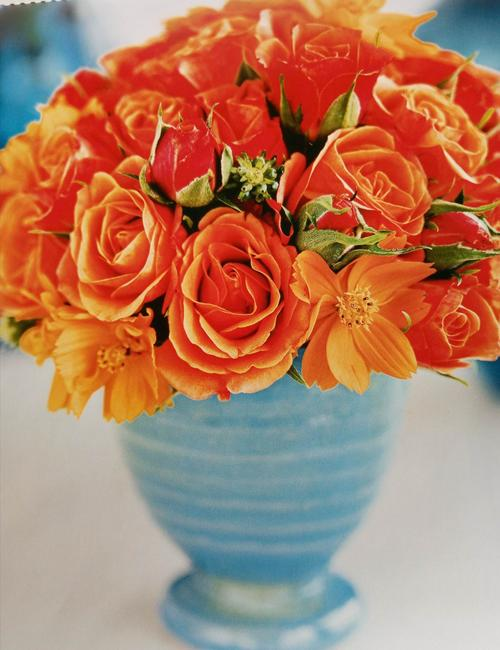
#> input picture 鲜花/picture/10.jpg, 500 x 650 px, found by its file name; its folder holds 4 pictures in this run
$ python '鲜花图像预处理.py'
#> lines starting #> are read from the running program, lines starting #| are printed output that depends on the picture
import os
import numpy as np
from PIL import Image
import cv2
#重设大小
def resize_image(width, height, infile, outfile):
#> called with width = 200, height = 200, infile = '鲜花\\picture/10.jpg', outfile = '鲜花\\resize/10.jpg'
    im = Image.open(infile)
#> im is the input picture: PIL image 500x650 RGB; mean R, G, B 177.3, 124.1, 99.3
    # print(np.array(im))
    # print(im.size)
    out = im.resize((width,height),Image.Resampling.LANCZOS)
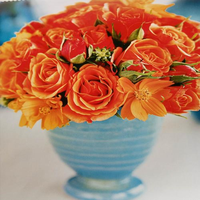
#> out: PIL image 200x200 RGB; mean R, G, B 177.3, 124.1, 99.4
    if out.mode != 'RGB':
        # 如果是 P 模式，尝试将其转换为 RGB 模式
        out = out.convert('RGB')
    out.save(outfile,format='JPEG')

    return out

#灰度图转换
# [45 lines left out: functions rgb2gray, gamma_transfer, Contrast_and_Brightness, not called in this run]

file1 = "鲜花\\picture"
file2 = '鲜花\\resize'
file3 = '鲜花\\gray'
if not os.path.exists(file3):
    os.makedirs(file3)
file4 = '鲜花\\strong'
if not os.path.exists(file4):
    os.makedirs(file4)
file5 = '鲜花\\final'
if not os.path.exists(file5):
    os.makedirs(file5)

# files1 = os.listdir("D:\\learn-git\\gitee_repo\\鲜花\\picture")
# files2 = os.listdir('D:\\learn-git\\gitee_repo\\鲜花\\resize')
for x in os.listdir(file1):
    infile = os.path.join(file1,x)
    outfile = os.path.join(file2,x)
    re_image = resize_image(200,200,infile,outfile)
#> pass 2 of the loop `for x in os.listdir(file1):`:
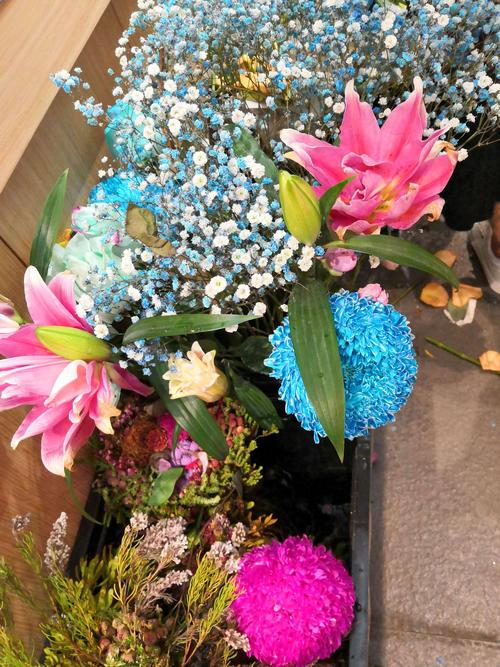
#> input picture 鲜花/picture/11.jpg, 500 x 667 px, found by its file name
#> in resize_image, im is the input picture: PIL image 500x667 RGB; mean R, G, B 136.8, 115, 105.4
#> in resize_image (call 2), `out = im.resize((width,height),Image.Resampling.LANCZOS)`:
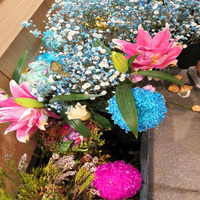
#> out: PIL image 200x200 RGB; mean R, G, B 136.7, 115, 105.4
#> pass 3 of the loop `for x in os.listdir(file1):`:
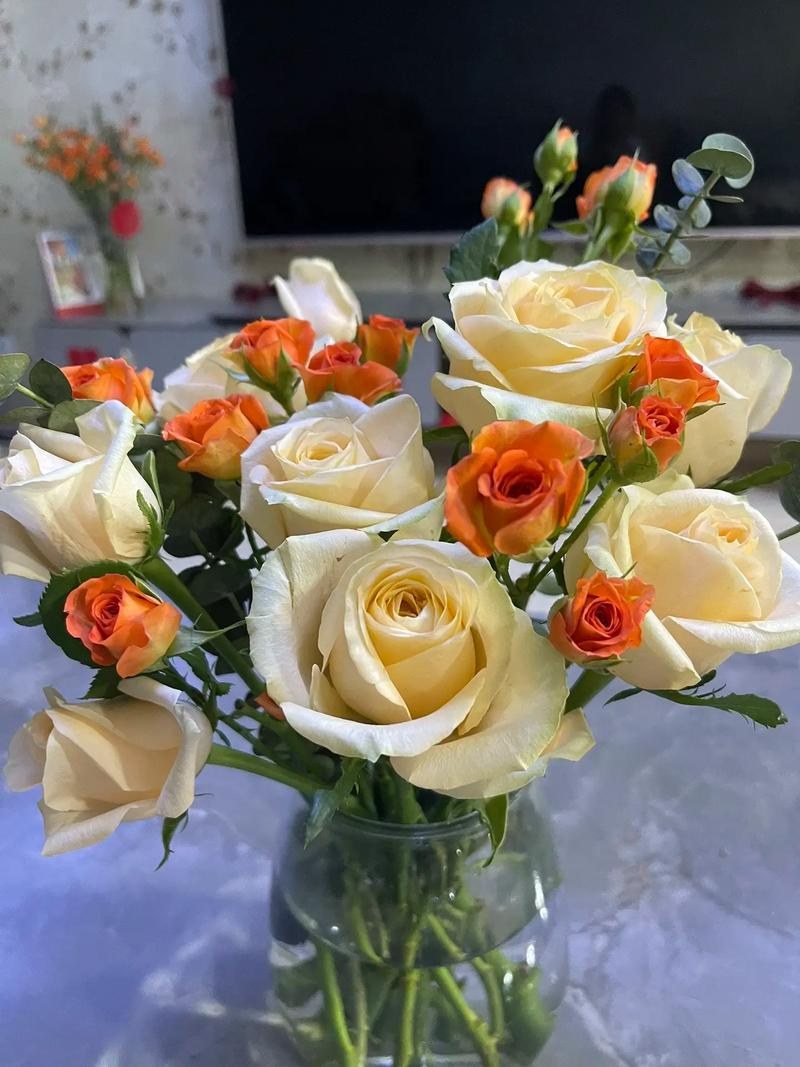
#> input picture 鲜花/picture/12.jpg, 800 x 1067 px, found by its file name
#> in resize_image, im is the input picture: PIL image 800x1067 RGB; mean R, G, B 121.6, 114.5, 106.9
#> in resize_image (call 3), `out = im.resize((width,height),Image.Resampling.LANCZOS)`:
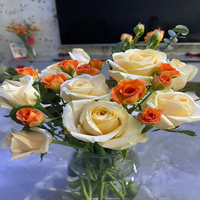
#> out: PIL image 200x200 RGB; mean R, G, B 121.6, 114.5, 107
#> the loop made 4 passes; the first 3 are shown
#> (the run stopped early here; a loop or call above may not have finished)
